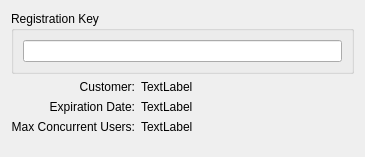
<?xml version="1.0" encoding="UTF-8"?>
<ui version="4.0">
 <comment>This file is part of the xTuple ERP: PostBooks Edition, a free and
open source Enterprise Resource Planning software suite,
Copyright (c) 1999-2018 by OpenMFG LLC, d/b/a xTuple.
It is licensed to you under the Common Public Attribution License
version 1.0, the full text of which (including xTuple-specific Exhibits)
is available at www.xtuple.com/CPAL.  By using this software, you agree
to be bound by its terms.</comment>
 <class>registrationKey</class>
 <widget class="QWidget" name="registrationKey">
  <property name="geometry">
   <rect>
    <x>0</x>
    <y>0</y>
    <width>365</width>
    <height>157</height>
   </rect>
  </property>
  <property name="windowTitle">
   <string>Registration Key</string>
  </property>
  <layout class="QVBoxLayout" name="verticalLayout">
   <item>
    <widget class="QGroupBox" name="_keyGroup">
     <property name="title">
      <string>Registration Key</string>
     </property>
     <layout class="QHBoxLayout" name="horizontalLayout">
      <property name="spacing">
       <number>0</number>
      </property>
      <item>
       <widget class="QLineEdit" name="_key"/>
      </item>
     </layout>
    </widget>
   </item>
   <item>
    <layout class="QGridLayout" name="gridLayout">
     <item row="0" column="0">
      <widget class="QLabel" name="_customerLit">
       <property name="text">
        <string>Customer:</string>
       </property>
       <property name="alignment">
        <set>Qt::AlignRight|Qt::AlignTrailing|Qt::AlignVCenter</set>
       </property>
      </widget>
     </item>
     <item row="0" column="1">
      <widget class="QLabel" name="_customer">
       <property name="sizePolicy">
        <sizepolicy hsizetype="Expanding" vsizetype="Preferred">
         <horstretch>0</horstretch>
         <verstretch>0</verstretch>
        </sizepolicy>
       </property>
       <property name="text">
        <string notr="true">TextLabel</string>
       </property>
      </widget>
     </item>
     <item row="1" column="0">
      <widget class="QLabel" name="_expirationDateLit">
       <property name="text">
        <string>Expiration Date:</string>
       </property>
       <property name="alignment">
        <set>Qt::AlignRight|Qt::AlignTrailing|Qt::AlignVCenter</set>
       </property>
      </widget>
     </item>
     <item row="1" column="1">
      <widget class="QLabel" name="_expirationDate">
       <property name="sizePolicy">
        <sizepolicy hsizetype="Expanding" vsizetype="Preferred">
         <horstretch>0</horstretch>
         <verstretch>0</verstretch>
        </sizepolicy>
       </property>
       <property name="text">
        <string notr="true">TextLabel</string>
       </property>
      </widget>
     </item>
     <item row="2" column="0">
      <widget class="QLabel" name="_usersLit">
       <property name="text">
        <string>Max Concurrent Users:</string>
       </property>
       <property name="alignment">
        <set>Qt::AlignRight|Qt::AlignTrailing|Qt::AlignVCenter</set>
       </property>
      </widget>
     </item>
     <item row="2" column="1">
      <widget class="QLabel" name="_users">
       <property name="sizePolicy">
        <sizepolicy hsizetype="Expanding" vsizetype="Preferred">
         <horstretch>0</horstretch>
         <verstretch>0</verstretch>
        </sizepolicy>
       </property>
       <property name="text">
        <string notr="true">TextLabel</string>
       </property>
      </widget>
     </item>
    </layout>
   </item>
   <item>
    <spacer name="verticalSpacer">
     <property name="orientation">
      <enum>Qt::Vertical</enum>
     </property>
     <property name="sizeHint" stdset="0">
      <size>
       <width>20</width>
       <height>40</height>
      </size>
     </property>
    </spacer>
   </item>
  </layout>
 </widget>
 <resources/>
 <connections/>
</ui>
